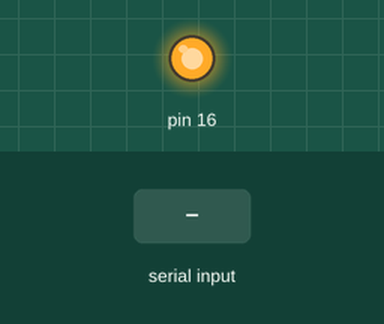
A sketch run on a simulated Arduino Uno, built with avr-gcc and run on an emulated ATmega328P. Shown: output pins drawn as LEDs (lit = HIGH). Inputs (shaded band) come from the test bench.

Above: at 1.2 s.
1.3 s: "on\n" received over Serial
At 1.8 s:
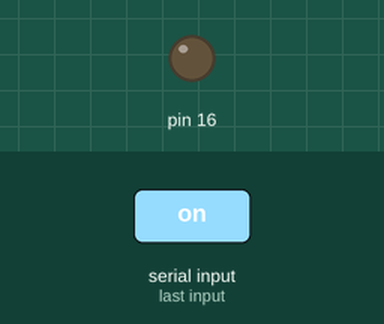
2.8 s: "off\n" received over Serial
At 4.1 s:
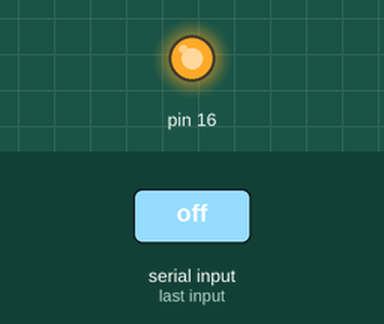
Timing chart, 0 to 5.8 s (numbered marks = the images above; inputs shaded):
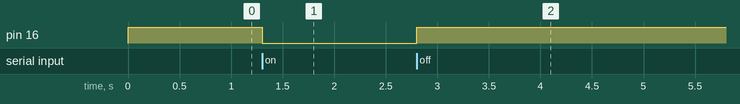

The sketch:

serial.ino
```cpp
void setup() {
  Serial.begin(115200);
  Serial.println();
  pinMode(16, OUTPUT);
  digitalWrite(16, HIGH);
}

void loop() {
  if (Serial.available())
  {
    String input = Serial.readStringUntil('\n');
    if (input == "on")
    {
      digitalWrite(16, LOW);
    }
    if (input == "off")
    {
      digitalWrite(16, HIGH);
    }
  }
}
```

Measured:
- after the input at 1.3 s, pin 16: HIGH → LOW at once
- after the input at 2.8 s, pin 16: LOW → HIGH at once
